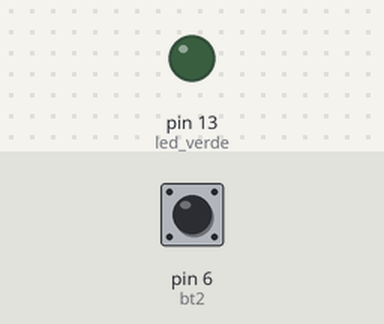
Simulated run of this sketch. Board: Arduino Uno, built with avr-gcc and run on an emulated ATmega328P. On the bench: output pins drawn as LEDs (lit = HIGH). Inputs (shaded band) come from the test bench; at power-on: pin 6 (bt2) HIGH.

Above: at 1.2 s.
1.3 s: pin 6 (bt2) pulled LOW for 0.15 s
At 1.37 s:
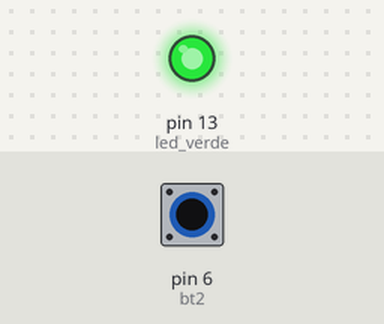
2.9 s: pin 6 (bt2) pulled LOW for 3.2 s
At 6.8 s:
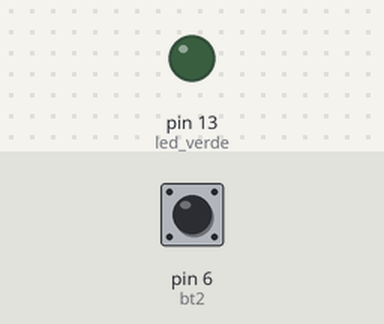
Timing chart, 0 to 8.3 s (numbered marks = the images above; inputs shaded):
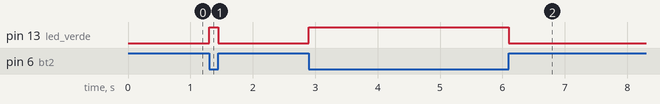

The sketch:

leitura_de_tecla_verde.ino
```cpp
/*
    Autor(a): Diana Santos - Franzininho
    Data: 08/08/23
    Título:Exemplo 4 - Pressione e Brilhe: Explorando Interação com Botões e LEDs
    Descrição:Neste exemplo vamos  criar um painel onde deve incluir um botão que ao
    pressionar, acenderá o led verde.
*/

const int led_verde = 13; //pino para acionar led verde
const int bt2 = 6; //pino para o botão
int val = 0; // val será utilizado para armazenar o estado do pino

void setup(){
  pinMode(led_verde,OUTPUT); //Configura o led verde como saída
  pinMode(bt2,INPUT_PULLUP); //Configura o botão como entrada
}
void loop (){
val = digitalRead(bt2); // lê e armazena o valor de entrada
digitalWrite(led_verde, !val); //aciona led verde conforme valor lido do botão
}
```

Measured:
- after the input at 1.3 s, pin 13 (led_verde): LOW → HIGH at once, → LOW 0.15 s later
- after the input at 2.9 s, pin 13 (led_verde): LOW → HIGH at once, → LOW 3.2 s later
